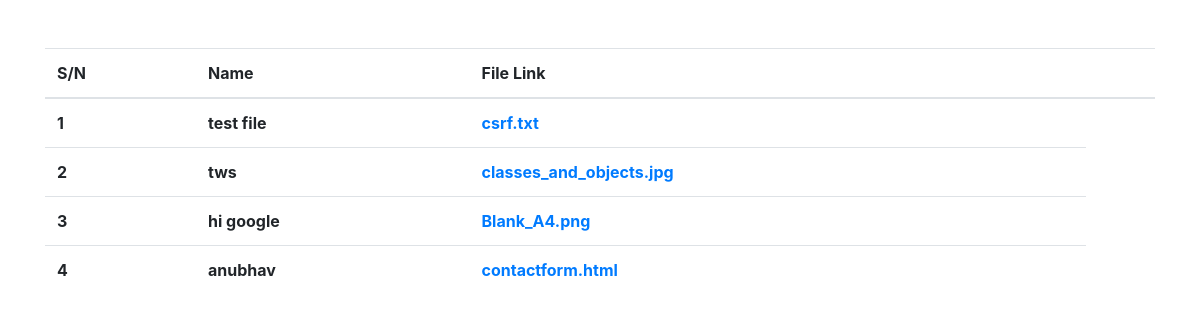
Before: /view with the older database file.
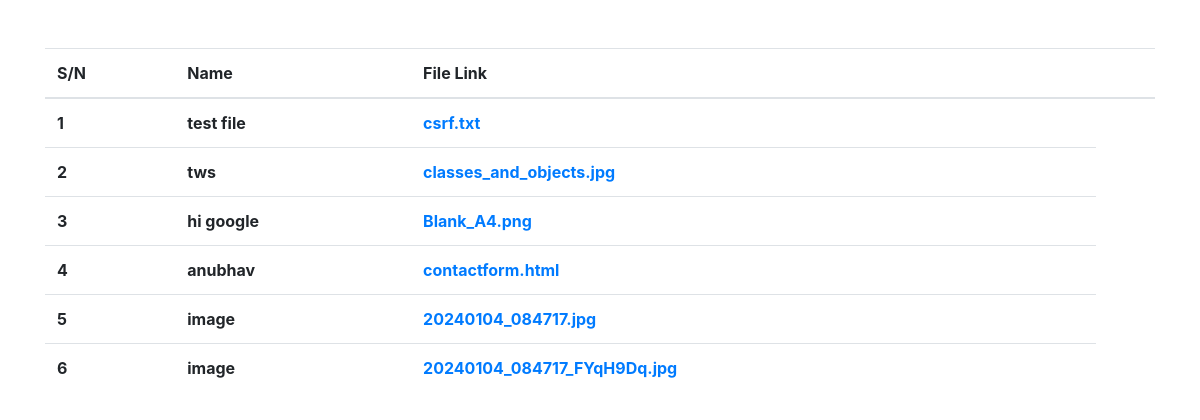
After: the same page with the newer database file.
### myfileapp/models.py (models this page shows, shortened)
class file_upload(models.Model):
    ids = models.AutoField(primary_key=True)
    file_name = models.CharField(max_length=255)
    my_file = models.FileField(upload_to='')

### myfileapp/views.py (the view)
# urls.py: path('view', views.show_file, name="view")
def show_file(request):
    all_data = file_upload.objects.all()
    context = {
        'data':all_data
        }
    return render(request, 'view.html', context)

### templates/view.html (shortened to what this page needs)
<!DOCTYPE html>
<html lang="en">
<head>
    <link rel="stylesheet" href="https://maxcdn.bootstrapcdn.com/bootstrap/4.0.0/css/bootstrap.min.css"
 />
      </head>
<body>
    <div class="container mt-5">
        <div class="row">
            <div class="col-12">
                <table class="table">
                    <thead>
                      <tr>
                        <th >S/N</th>
                        <th >Name</th>
                        <th >File Link</th>
                        <th ></th>
                      </tr>
                    </thead>
                    <tbody>
                      {% for d in data %}
                      <tr>
                        <th>{{forloop.counter}}</th>
                        <th>{{d.file_name}}</th>
                        <th><a  href="{{d.my_file.url}}">{{d.my_file}}</a></th>
                      </tr>
                      {% endfor %}
                    </tbody>
                  </table>
            </div>
        </div>
    </div>
</body>
</html>

Changed rows visible on the page:
added file_upload: file_name "image", my_file "20240104_084717.jpg"
added file_upload: file_name "image", my_file "20240104_084717_FYqH9Dq.jpg"
